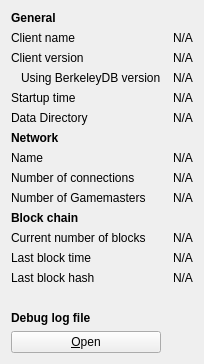
     <widget class="QWidget" name="tab_info">
      <attribute name="title">
       <string>&amp;Information</string>
      </attribute>
      <layout class="QGridLayout" name="gridLayout" columnstretch="0,0">
       <property name="horizontalSpacing">
        <number>12</number>
       </property>
       <item row="0" column="0">
        <widget class="QLabel" name="generalHeader">
         <property name="font">
          <font>
           <weight>75</weight>
           <bold>true</bold>
          </font>
         </property>
         <property name="text">
          <string>General</string>
         </property>
        </widget>
       </item>
       <item row="1" column="0">
        <widget class="QLabel" name="clientNameLabel">
         <property name="text">
          <string>Client name</string>
         </property>
        </widget>
       </item>
       <item row="1" column="1">
        <widget class="QLabel" name="clientName">
         <property name="cursor">
          <cursorShape>IBeamCursor</cursorShape>
         </property>
         <property name="text">
          <string notr="true">N/A</string>
         </property>
         <property name="textFormat">
          <enum>Qt::PlainText</enum>
         </property>
         <property name="textInteractionFlags">
          <set>Qt::LinksAccessibleByMouse|Qt::TextSelectableByKeyboard|Qt::TextSelectableByMouse</set>
         </property>
        </widget>
       </item>
       <item row="2" column="0">
        <widget class="QLabel" name="clientVersionLabel">
         <property name="text">
          <string>Client version</string>
         </property>
        </widget>
       </item>
       <item row="2" column="1">
        <widget class="QLabel" name="clientVersion">
         <property name="cursor">
          <cursorShape>IBeamCursor</cursorShape>
         </property>
         <property name="text">
          <string notr="true">N/A</string>
         </property>
         <property name="textFormat">
          <enum>Qt::PlainText</enum>
         </property>
         <property name="textInteractionFlags">
          <set>Qt::LinksAccessibleByMouse|Qt::TextSelectableByKeyboard|Qt::TextSelectableByMouse</set>
         </property>
        </widget>
       </item>
       <item row="3" column="0">
        <widget class="QLabel" name="berkeleyDBVersionLabel">
         <property name="text">
          <string>Using BerkeleyDB version</string>
         </property>
         <property name="indent">
          <number>10</number>
         </property>
        </widget>
       </item>
       <item row="3" column="1">
        <widget class="QLabel" name="berkeleyDBVersion">
         <property name="cursor">
          <cursorShape>IBeamCursor</cursorShape>
         </property>
         <property name="text">
          <string notr="true">N/A</string>
         </property>
         <property name="textFormat">
          <enum>Qt::PlainText</enum>
         </property>
         <property name="textInteractionFlags">
          <set>Qt::LinksAccessibleByMouse|Qt::TextSelectableByKeyboard|Qt::TextSelectableByMouse</set>
         </property>
        </widget>
       </item>
       <item row="4" column="0">
        <widget class="QLabel" name="startupTimeLabel">
         <property name="text">
          <string>Startup time</string>
         </property>
        </widget>
       </item>
       <item row="4" column="1">
        <widget class="QLabel" name="startupTime">
         <property name="cursor">
          <cursorShape>IBeamCursor</cursorShape>
         </property>
         <property name="text">
          <string notr="true">N/A</string>
         </property>
         <property name="textFormat">
          <enum>Qt::PlainText</enum>
         </property>
         <property name="textInteractionFlags">
          <set>Qt::LinksAccessibleByMouse|Qt::TextSelectableByKeyboard|Qt::TextSelectableByMouse</set>
         </property>
        </widget>
       </item>
       <item row="5" column="0">
        <widget class="QLabel" name="dataDirLabel">
         <property name="text">
          <string>Data Directory</string>
         </property>
        </widget>
       </item>
       <item row="5" column="1">
        <widget class="QLabel" name="dataDir">
         <property name="text">
          <string notr="true">N/A</string>
         </property>
        </widget>
       </item>
       <item row="6" column="0">
        <widget class="QLabel" name="networkHeader">
         <property name="font">
          <font>
           <weight>75</weight>
           <bold>true</bold>
          </font>
         </property>
         <property name="text">
          <string>Network</string>
         </property>
        </widget>
       </item>
       <item row="7" column="0">
        <widget class="QLabel" name="networkNameLabel">
         <property name="text">
          <string>Name</string>
         </property>
        </widget>
       </item>
       <item row="7" column="1">
        <widget class="QLabel" name="networkName">
         <property name="cursor">
          <cursorShape>IBeamCursor</cursorShape>
         </property>
         <property name="text">
          <string notr="true">N/A</string>
         </property>
         <property name="textFormat">
          <enum>Qt::PlainText</enum>
         </property>
         <property name="textInteractionFlags">
          <set>Qt::LinksAccessibleByMouse|Qt::TextSelectableByKeyboard|Qt::TextSelectableByMouse</set>
         </property>
        </widget>
       </item>
       <item row="8" column="0">
        <widget class="QLabel" name="numberOfConnectionsLabel">
         <property name="text">
          <string>Number of connections</string>
         </property>
        </widget>
       </item>
       <item row="8" column="1">
        <widget class="QLabel" name="numberOfConnections">
         <property name="cursor">
          <cursorShape>IBeamCursor</cursorShape>
         </property>
         <property name="text">
          <string notr="true">N/A</string>
         </property>
         <property name="textFormat">
          <enum>Qt::PlainText</enum>
         </property>
         <property name="textInteractionFlags">
          <set>Qt::LinksAccessibleByMouse|Qt::TextSelectableByKeyboard|Qt::TextSelectableByMouse</set>
         </property>
        </widget>
       </item>
       <item row="9" column="0">
        <widget class="QLabel" name="gamemasterCountLabel">
         <property name="text">
          <string>Number of Gamemasters</string>
         </property>
        </widget>
       </item>
       <item row="9" column="1">
        <widget class="QLabel" name="gamemasterCount">
         <property name="cursor">
          <cursorShape>IBeamCursor</cursorShape>
         </property>
         <property name="text">
          <string notr="true">N/A</string>
         </property>
         <property name="textFormat">
          <enum>Qt::PlainText</enum>
         </property>
         <property name="textInteractionFlags">
          <set>Qt::LinksAccessibleByMouse|Qt::TextSelectableByKeyboard|Qt::TextSelectableByMouse</set>
         </property>
        </widget>
       </item>
       <item row="10" column="0">
        <widget class="QLabel" name="blockchainHeader">
         <property name="font">
          <font>
           <weight>75</weight>
           <bold>true</bold>
          </font>
         </property>
         <property name="text">
          <string>Block chain</string>
         </property>
        </widget>
       </item>
       <item row="11" column="0">
        <widget class="QLabel" name="numberOfBlocksLabel">
         <property name="text">
          <string>Current number of blocks</string>
         </property>
        </widget>
       </item>
       <item row="11" column="1">
        <widget class="QLabel" name="numberOfBlocks">
         <property name="cursor">
          <cursorShape>IBeamCursor</cursorShape>
         </property>
         <property name="text">
          <string notr="true">N/A</string>
         </property>
         <property name="textFormat">
          <enum>Qt::PlainText</enum>
         </property>
         <property name="textInteractionFlags">
          <set>Qt::LinksAccessibleByMouse|Qt::TextSelectableByKeyboard|Qt::TextSelectableByMouse</set>
         </property>
        </widget>
       </item>
       <item row="12" column="0">
        <widget class="QLabel" name="lastBlockTimeLabel">
         <property name="text">
          <string>Last block time</string>
         </property>
        </widget>
       </item>
       <item row="12" column="1">
        <widget class="QLabel" name="lastBlockTime">
         <property name="cursor">
          <cursorShape>IBeamCursor</cursorShape>
         </property>
         <property name="text">
          <string notr="true">N/A</string>
         </property>
         <property name="textFormat">
          <enum>Qt::PlainText</enum>
         </property>
         <property name="textInteractionFlags">
          <set>Qt::LinksAccessibleByMouse|Qt::TextSelectableByKeyboard|Qt::TextSelectableByMouse</set>
         </property>
        </widget>
       </item>
       <item row="13" column="0">
        <widget class="QLabel" name="lastBlockHashLabel">
         <property name="text">
          <string>Last block hash</string>
         </property>
        </widget>
       </item>
       <item row="13" column="1">
        <widget class="QLabel" name="lastBlockHash">
         <property name="text">
          <string notr="true">N/A</string>
         </property>
        </widget>
       </item>
       <item row="14" column="0">
        <spacer name="verticalSpacer_2">
         <property name="orientation">
          <enum>Qt::Vertical</enum>
         </property>
         <property name="sizeHint" stdset="0">
          <size>
           <width>20</width>
           <height>20</height>
          </size>
         </property>
        </spacer>
       </item>
       <item row="15" column="0">
        <widget class="QLabel" name="debugLogFileHeader">
         <property name="font">
          <font>
           <weight>75</weight>
           <bold>true</bold>
          </font>
         </property>
         <property name="text">
          <string>Debug log file</string>
         </property>
        </widget>
       </item>
       <item row="16" column="0">
        <widget class="QPushButton" name="openDebugLogfileButton">
         <property name="toolTip">
          <string>Open the Hemis debug log file from the current data directory. This can take a few seconds for large log files.</string>
         </property>
         <property name="text">
          <string>&amp;Open</string>
         </property>
         <property name="autoDefault">
          <bool>false</bool>
         </property>
        </widget>
       </item>
      </layout>
     </widget>
